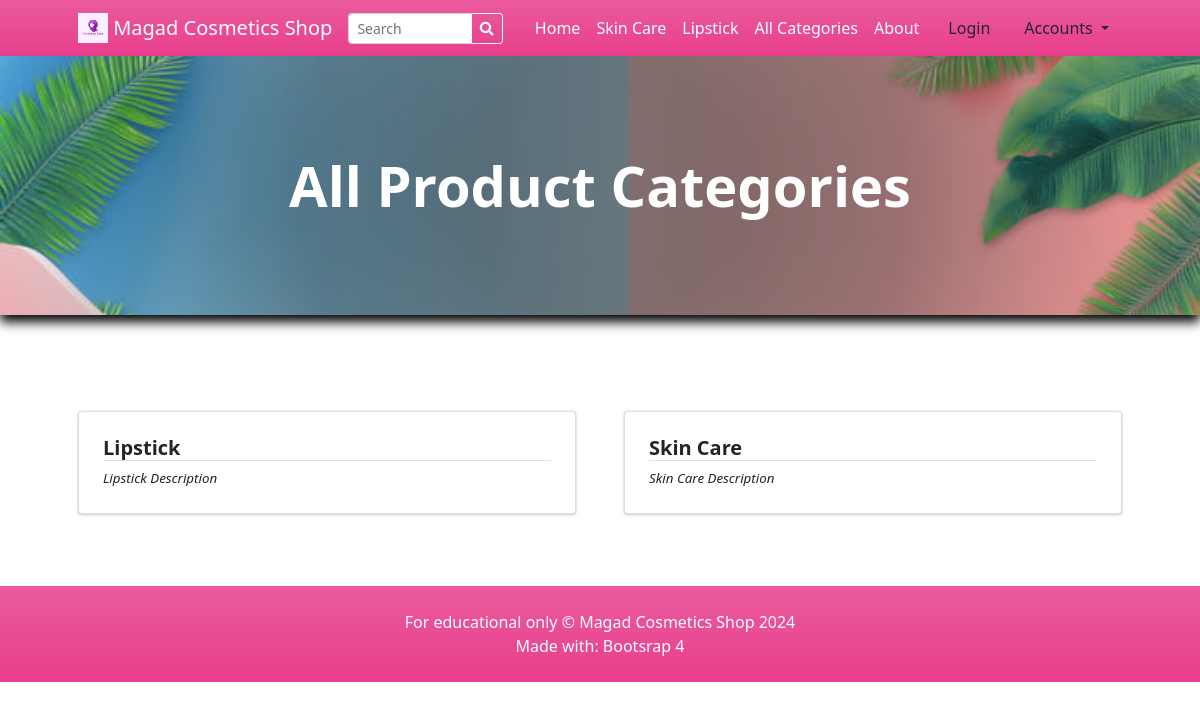
Page /?p=view_categories on the committed database.
### tables this page shows
CREATE TABLE `categories` (
  `id` int(30) NOT NULL,
  `user_id_categories` int(11) NOT NULL,
  `category` varchar(250) NOT NULL,
  `description` text DEFAULT NULL,
  `status` tinyint(1) NOT NULL DEFAULT 1,
  `delete_flag` tinyint(1) NOT NULL DEFAULT 0,
  `date_created` datetime NOT NULL DEFAULT current_timestamp()
);

### classes/DBConnection.php (called while the page is built, shortened)
<?php
class DBConnection
{
    private $host = 'localhost';
    private $username = 'root';
    private $password = '';
    private $database = 'cosmetics';
    public $conn;
    public function __construct()
    {
        if (!isset($this->conn)) {
            $this->conn = new mysqli($this->host, $this->username, $this->password, $this->database, 8111);
        }
    }
}

### classes/SystemSettings.php (called while the page is built, shortened)
<?php
class SystemSettings extends DBConnection
{
	function userdata($field = '')
	{
		if (!empty($field)) {
			if (isset($_SESSION['userdata'][$field]))
				return $_SESSION['userdata'][$field];
			else
				return null;
		} else {
			return false;
		}
	}
	function info($field = '')
	{
		if (!empty($field)) {
			if (isset($_SESSION['system_info'][$field]))
				return $_SESSION['system_info'][$field];
			else
				return false;
		} else {
			return false;
		}
	}
}
$_settings = new SystemSettings();

### config.php (called while the page is built, shortened)
<?php
require_once('classes/DBConnection.php');
require_once('classes/SystemSettings.php');
function validate_image($file){
	if(!empty($file)){
        $ex = explode("?",$file);
        $file = $ex[0];
        $ts = isset($ex[1]) ? "?".$ex[1] : '';
		if(is_file(base_app.$file)){
			return base_url.$file.$ts;
		}else{
			return base_url.'dist/img/no-image-available.png';
		}
	}else{
		return base_url.'dist/img/no-image-available.png';
	}
}
?>

### view_categories.php (the view, shortened to what this page needs)
<?php
$title = "All Product Categories";
?>
<header class="bg-dark py-5" id="main-header">
    <div class="container px-4 px-lg-5 my-5">
        <div class="text-center text-white">
            <h1 class="display-4 fw-bolder"><?php echo $title ?></h1>
        </div>
    </div>
</header>
<section class="py-5">
    <div class="container px-4 px-lg-5 mt-5">
        <div class="row gx-2 gx-lg-5 row-cols-1 row-cols-md-2 row-cols-xl-2 justify-content-center">
            <?php
            $categories = $conn->query("SELECT * FROM `categories` where status = 1 AND delete_flag = 0  order by category asc ");
            while ($row = $categories->fetch_assoc()):
                foreach ($row as $k => $v) {
                    $row[$k] = trim(stripslashes($v));
                }
                $row['description'] = strip_tags(stripslashes(html_entity_decode($row['description'])));
            ?>
                <div class="col mb-6 mb-2">
                    <a href="./?p=products&c=<?php echo md5($row['id']) ?>" class="card category-item text-decoration-none text-reset">
                        <div class="card-body p-4">
                            <div class="">
                                <h5 class="fw-bolder border-bottom border-pink"><?php echo $row['category'] ?></h5>
                            </div>
                            <p class="m-0 truncate"><?php echo $row['description'] ?></p>
                        </div>
                    </a>
                </div>
            <?php endwhile; ?>
        </div>
    </div>
</section>

### inc/topBarNav.php (shortened to what this page needs)
<nav class="navbar navbar-expand-lg navbar-dark bg-gradient-pink">
  <div class="container px-4 px-lg-5 ">
    <a class="navbar-brand" href="./">
      <img src="<?php echo validate_image($_settings->info('logo')) ?>" width="30" height="30" class="d-inline-block align-top" alt="" loading="lazy">
      <?php echo $_settings->info('short_name') ?>
    </a>
    <form class="form-inline" id="search-form">
      <div class="input-group">
        <input class="form-control form-control-sm" type="search" placeholder="Search" aria-label="Search" name="search" value="<?php echo isset($_GET['search']) ? $_GET['search'] : "" ?>" aria-describedby="button-addon2">
        <div class="input-group-append">
          <button class="btn btn-outline-light btn-sm m-0" type="submit" id="button-addon2"><i class="fa fa-search"></i></button>
        </div>
      </div>
    </form>
    <div class="collapse navbar-collapse" id="navbarSupportedContent">
      <ul class="navbar-nav me-auto mb-2 mb-lg-0 ms-lg-4">
        <li class="nav-item"><a class="nav-link text-white" aria-current="page" href="./">Home</a></li>
        <?php
        $cat_qry = $conn->query("SELECT * FROM categories where status = 1 AND delete_flag = 0 limit 3");
        $count_cats = $conn->query("SELECT * FROM categories where status = 1 ")->num_rows;
        while ($crow = $cat_qry->fetch_assoc()):
        ?>
          <li class="nav-item"><a class="nav-link text-white" aria-current="page" href="./?p=products&c=<?php echo md5($crow['id']) ?>"><?php echo $crow['category'] ?></a></li>
        <?php endwhile; ?>
        <?php if ($count_cats > 3): ?>
          <li class="nav-item"><a class="nav-link text-white" href="./?p=view_categories">All Categories</a></li>
        <?php endif; ?>
        <li class="nav-item"><a class="nav-link text-white" href="./?p=about">About</a></li>
      </ul>
      <div class="d-flex align-items-center">
        <?php if ($_settings->userdata('id') > 0 && $_settings->userdata('login_type') == 2): ?>
          <a class="text-dark mr-2 nav-link text-white" href="./?p=cart">
            <i class="bi-cart-fill me-1"></i>
            Cart
            <span class="badge bg-dark text-white ms-1 rounded-pill" id="cart-count">
              <?php
              $count = $conn->query("SELECT SUM(quantity) as items from `cart` where client_id =" . $_settings->userdata('id'))->fetch_assoc()['items'];
              echo ($count > 0 ? $count : 0);
              ?>
            </span>
          </a>
          <a href="./?p=my_account" class="text-dark nav-link text-white"><b> Hi, <?php echo $_settings->userdata('firstname') ?>!</b></a>
          <a href="logout.php" class="text-dark nav-link text-white"><i class="fa fa-sign-out-alt"></i></a>
        <?php else: ?>
          <button class="btn btn-outline-pink ml-2" id="login-btn" type="button">Login</button>
          <div class="dropdown">
            <button class="btn btn-outline-pink dropdown-toggle ml-2" type="button" id="accountsDropdown" data-toggle="dropdown" aria-haspopup="true" aria-expanded="false">
              Accounts
            </button>
          </div>
        <?php endif; ?>
      </div>
    </div>
  </div>
</nav>

### inc/topBarNav.php (style rules this page uses)
.navbar-nav .nav-link { white-space: nowrap; overflow: hidden; text-overflow: ellipsis; }
.navbar-brand { white-space: nowrap; }

### rows in the picture
categories: category "Skin Care", description "Skin Care Description"
categories: category "Lipstick", description "Lipstick Description"

### other values in the picture
$_settings->info('short_name') "Magad Cosmetics Shop"
$title "All Product Categories"
